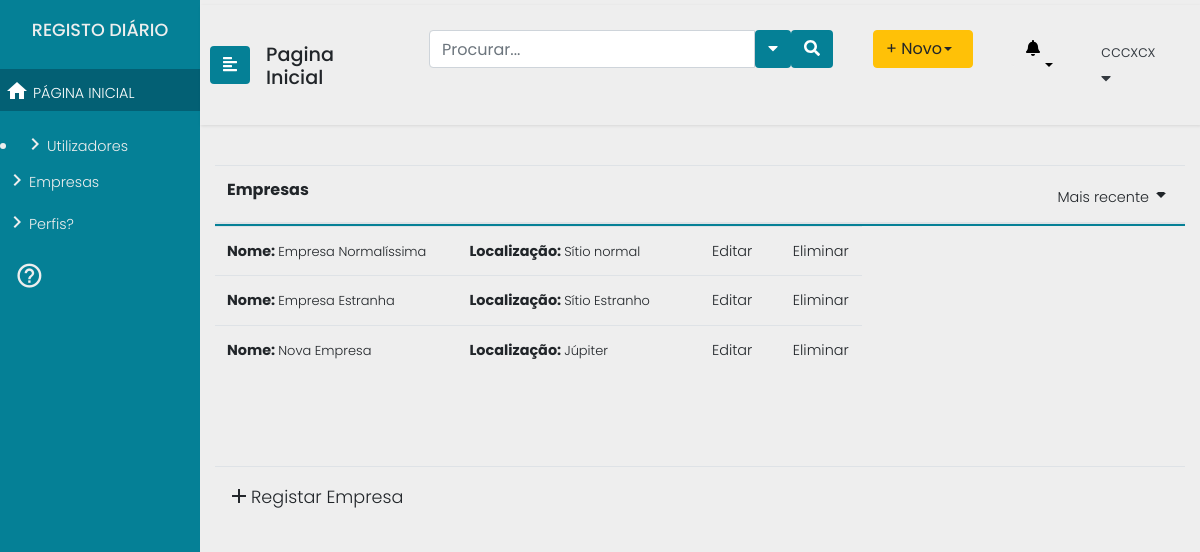
Screenshot of /empresas (signed in) with the database file from the repository.
### main/models.py (models this page shows, shortened)
class User(AbstractUser):
    id = models.AutoField(db_column='ID',primary_key=True)
    username = models.CharField(db_column='UserName',
                                max_length=255,
                                unique=True,
                                blank=True,
                                null=True)
    useremail = models.CharField(db_column='UserEmail',
                                 max_length=255,
                                 blank=True,
                                 null=True)
    password = models.CharField(db_column='Password',
                                max_length=255,
                                blank=True,null=True)
    organization = models.ForeignKey(Organization, null=True, on_delete=models.SET_NULL)
    class Meta:
        managed = True
        db_table = 'User'
        permissions = (
            ("test_GProc", "Teste de permissao geral Gestor de Processos"),
            ("test_Analist", "Teste de permissao geral Analista"),
            ("test_Func", "Teste de permissao geral Funcionário"),
            ("test_Admin", "Teste de permissao geral Administrador"),)

class Organization(models.Model):
    name = models.CharField(max_length=200)
    location = models.CharField(max_length=200)
    class Meta:
            permissions =( ("can_do", "Permission to do stuff"),)

### main/views.py (the view)
# urls.py: path("empresas", views.empresas, name="empresas"),
@login_required(login_url='/login2')
def empresas(request):
	return render(request=request,
					template_name="main/empresas.html",
					context={"users" : User.objects.all(),
					"groups" : Group.objects.all(),
					 "orgs" : Organization.objects.all(), })

### main/templates/main/empresas.html
{% extends "main/header2.html" %}
{% block content %}
				{% if perms.main.test_Admin %}
				{% include "main/includes/sidenav_admin.html" %}
				{% include "main/includes/admin_org_area.html" %}
				{% endif %}
{% endblock %}

### main/templates/main/includes/sidenav_admin.html (shortened to what this page needs)
	<body>
		<div class="wrapper">
			<nav id="sidebar" class="navbar-info" style="background:#058096;">
				<div class="sidebar-header" style="background:#058096;">
					<h4>REGISTO DIÁRIO </h4>
				</div>
				<ul class="list-unstyled components">
					<li class="active">
						<a href=""><i class="material-icons">home</i> PÁGINA INICIAL</a>
					</li>
				</ul>
<li>
    <a href="/utilizadores"><i class="material-icons">keyboard_arrow_right</i>Utilizadores</a>
</li>
<ul class="list-unstyled components">
    <li>
        <a href="/empresas"><i class="material-icons">keyboard_arrow_right</i>Empresas</a>
    </li>
    <li>
        <a href="#"><i class="material-icons">keyboard_arrow_right</i>Perfis?</a>
    </li>
</ul>
<div class="CTAs">
                    <a href="#"><i class="material-icons">help_outline</i></a>
				</div>
			</nav>
			<div id="content">
				<nav class="navbar navbar-expand-lg navbar-light">
					<button type="button" id="sidebarCollapse" class="btn text-white" style="background:#058096;">
                        <i class="fas fa-align-left"></i>
					</button>
					<div class="navegation">
						<h3 style="margin-top:10px;">Pagina Inicial</h3>
					</div>
					<div class="collapse navbar-collapse" id="navbarTogglerDemo03">
						<ul class="navbar-nav ml-auto mt-2 mt-lg-0">
							<li class="sidebar-search nav-item active">
								<form class="form-inline input-group  custom-search-form">
									<input type="text"  class="form-control" placeholder="Procurar...">
									<button class="btn btn-default text-white" type="button"  data-toggle="dropdown" aria-haspopup="true" aria-expanded="false">
										<i class="fa fa-caret-down"></i>
									</button>
									<span class="input-group-btn">
										<button class="btn btn-default text-white">
											<i class="fa fa-search"></i>
										</button>
									</span>
								</form>
							</li>
							<li class="nav-item">
								<div class="btn-group">
									<button type="button" class="btn btn-warning dropdown-toggle text-left" style="width:100px;" data-toggle="dropdown" aria-haspopup="true" aria-expanded="false">+ Novo </button>
								</div>
							</li>
							<li class="dropdown for-notification">
								<button class="btn btn-default dropdown-toggle notification" type="button" id="notification" data-toggle="dropdown" aria-haspopup="true" aria-expanded="false">
									<i class="fa fa-bell"></i>
								</button>
							</li>
							<li class="nav-item dropdown">
								<a class="nav-link text-left text-dark" style="font-size:1em;" data-toggle="dropdown" href="#" role="button" aria-haspopup="true" aria-expanded="false">{{user.username}}<i class="fa fa-caret-down"></i></a>
							</li>
						</ul>
					</div>
				</nav>

### main/templates/main/includes/admin_org_area.html (shortened to what this page needs)
				<div class="container">
					<table class="table table-hover header-fixed">
						<thead>
							<tr class="d-flex">
								<th class="col-9">Empresas</th>
								<th class="col-3 text-right">
									<a class="dropdown-toggle" id="sidebarCollapse" data-toggle="dropdown" href="#" role="button" aria-haspopup="true" aria-expanded="false"><span>Mais recente</span><i class="material-icons">arrow_drop_down</i></a>
								</th>
							</tr>
						</thead>
						<tbody>
								{% for org in orgs %}
								<tr class="d-flex">
										<td class="col-3"><span><b>Nome: </b><a href="#">{{org.name}} </a></span></td>
										<td class="col-3"><span><b>Localização: </b><a href="#">{{org.location}} </a></span></td>
										<td class="col-1"><b><a href="empresas/OrganizationUpdate/{{org.id}} ">Editar</a></span></td>
										<td class="col-1"><b><a href="empresas/OrganizationDelete/{{org.id}} ">Eliminar</a></span></td>
									</tr>
									{% endfor %}
						</tbody>
						<tfoot>
							<tr class="d-flex">
								<td class="col-9"><b><a href="/empresas/OrganizationCreate" class="novo"><i class="material-icons">add</i>Registar Empresa</a></b></td>
								<td class="col-3 text-right"></td>
						</tfoot>
					</table>
					<div class="brk">
					</div>
				</div>
            </div>
		</div>

### main/static/main/css/menu.css (style rules this page uses)
body { font-family: 'Poppins', sans-serif; background: #eee; }
h3 { font-family: 'Poppins', sans-serif; font-size: 1.2em; }
h4 { font-family: 'Poppins', sans-serif; font-size: 1.1em; }
p,a { font-family: 'Poppins', sans-serif; font-size: 0.9em; font-weight: 300; line-height: 1.7em; color: #999; }
a,a:hover,a:focus { color: inherit; text-decoration: none; transition: all 0.3s; }
.navbar { padding: 15px 10px; border: none; border-radius: 0; margin-bottom: 40px; box-shadow: 1px 1px 3px rgba(0, 0, 0, 0.1); }
.wrapper { display: flex; width: 100%; align-items: stretch; }
#sidebar { min-width: 200px; max-width: 200px; color: #eeeeee; transition: all 0.3s; }
#sidebar .sidebar-header { padding: 20px 0px 20px 0px; text-align: center; background: #000; }
#sidebar ul.components { padding: 0px 0px 0px 0px; }
a i { position: relative; top: 5px; font-size: 0.9em; }
#sidebar ul li a { padding: 5px; font-size: 0.9em; display: block; }
#sidebar ul li.active>a { color: #fff; background: #036074; }
.dropdown-toggle::after { display: block; position: absolute; top: 50%; right: 20px; transform: translateY(-50%); }
.CTAs { padding:0px 0px 0px 0px; }
.CTAs a { bottom:10px; display: block; border-radius: 5px; margin-left: 15px; }
.CTAs a i { font-size:2em; }
.collapse ul li { padding:10px 20px 10px 20px; }
#content { width: 100vw; padding: 5px 0px 5px 0px; min-height: 100vh; transition: all 0.3s; }
thead > tr { border-bottom: 2px solid #058096; }
td span { font-size:0.9em; }
.novo { font-size:1.1em; }
form button { background:#058096; }
.header-fixed { width: 100%; }
.header-fixed > thead, .header-fixed > tbody, .header-fixed > thead > tr, .header-fixed > tbody > tr, .header-fixed > thead > tr > th, .header-fixed > tbody > tr > td { display: block; }
.header-fixed > tbody > tr:after, .header-fixed > thead > tr:after { content: ' '; display: block; visibility: hidden; clear: both; }
.header-fixed > tbody { overflow-y: auto; height: 30vh; }
.header-fixed > tbody > tr > td, .header-fixed > thead > tr > th { width: 20%; float: left; }
.notification { background:#EEEEEE; }
.navegation { padding: 0px 1em; }
.brk { height:6vh; }

### rows the page displays
User: username "cccxcx"
Organization: name "Empresa Normalíssima", location "Sítio normal"
Organization: name "Empresa Estranha", location "Sítio Estranho"
Organization: name "Nova Empresa", location "Júpiter"
